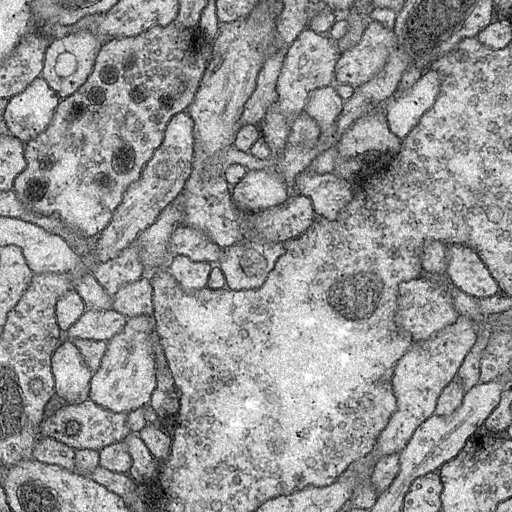
#> input picture data/membrane/original/test/0.png, 512 x 512 px, given in place of 5_original.png, which was not available
$ jupyter execute --allow-errors Morphological_Operations.ipynb   (shell and % lines are left out)
#> lines starting #> are read from the running program, lines starting #| are printed output that depends on the picture; after the words box and inside, x2 and y2 are one past the last pixel; in counts of white or black regions, pixels touching at a corner belong together; pictures that were not available may be replaced by others from this repository, and a replacement may not be noted
### randerr.py
'''
This file contains the necessary functions to find the rand err
between two binarized skeletonized images of the same size.
Simply perform:

err = randerr(first,second)
where first and second are just the images in question.
'''

import numpy as np
from skimage.util import invert
from skimage.measure import label
from skimage.metrics import adapted_rand_error

def labelmake(S):
    inverted = invert(S)

    # Remove the border (1% on each side), which contains disconnects
    s = S.shape[0]
    b = round(s*1/100)
    cropped = inverted[b:s-b,b:s-b]

    label_image = label(cropped, connectivity = 1)
    return label_image

def find_randerr(first,second):
    first_label = labelmake(first)
    second_label = labelmake(second)
    randerr,p,r = adapted_rand_error(image_true=first_label, image_test=second_label, ignore_labels=[0])
    return randerr

### Morphological_Operations.ipynb
[cell 1]
# MOUNTING THE DRIVE
from google.colab import drive
drive.mount('/content/drive', force_remount=True)

# Enter the foldername of the unzipped folder
FOLDERNAME = 'unet-master'
assert FOLDERNAME is not None, "[!] Enter the foldername."

# Now that we've mounted your Drive, this ensures that
# the Python interpreter of the Colab VM can load
# python files from within it.
import sys
sys.path.append('/content/drive/MyDrive/{}'.format(FOLDERNAME))

%cd /content/drive/My\ Drive/$FOLDERNAME

[cell 2]
from skimage import data, io, filters, morphology, color
from skimage.util import invert
from skimage.measure import label
from skimage.color import label2rgb
from skimage.metrics import adapted_rand_error
from skimage.transform import rescale, resize, downscale_local_mean
from scipy.ndimage import convolve
import numpy as np
import matplotlib.image as mpimg
import matplotlib.pyplot as plt
import math
from plantcv import plantcv as pcv

[cell 3]
n = 5
w = 256
test_dir = 'data/morpho_test/'
original = mpimg.imread(f'{test_dir}{n}_original.png')
#> original is the input picture: shape (512, 512) float32; min 0, max 1, mean 0.584
trace =  mpimg.imread(f'{test_dir}{n}_tracing.png')
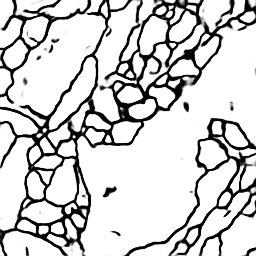
#> input picture data/membrane/original/test/0_predict.png, 256 x 256 px, given in place of 5_tracing.png, which was not available
#> trace is the input picture: shape (256, 256) float32; min 0, max 1, mean 0.816
gen = mpimg.imread(f'{test_dir}{w}_processed.png')

[cell 4]
# Ignore this Cell!

'''
# Clean up the tracing
image = color.rgb2gray(color.rgba2rgb(trace))

thresh = 100/255 #It was already 0-1 scale with pixels at 0.999 smhh
threshold = np.zeros(image.shape)
threshold[image >= thresh] = 1

skeleton = morphology.skeletonize(threshold)
skel = 255 * skeleton
io.imsave(f'{test_dir}{n}_tracing.png', skel.astype('uint8'))
plt.imshow(skel, cmap='gray')
print('The processed tracing should appear below. It will be very very faint')

#np.amax(image)
'''

[cell 5]
# Let's create Trace 256

gen = mpimg.imread(f'{test_dir}{w}_processed.png')
trace = mpimg.imread(f'{test_dir}{n}_tracing.png')

image_resized = resize(trace, (gen.shape[0],gen.shape[1]), anti_aliasing=True)
#Re Thresh Skeletonize
threshold = np.zeros(image_resized.shape)
threshold[image_resized > 0] = 1
skeleton = morphology.skeletonize(threshold)
skel = 255 * skeleton
io.imsave(f'{test_dir}{w}_tracing.png', skel.astype('uint8'))
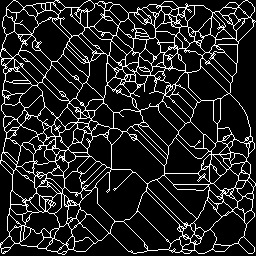
#> saved as 256_tracing.png: shape (256, 256); 13.5% white in thin lines or dots
trace = skel

[cell 6]
#Quickly create a visualization tool:
#original = gen
#new = floater_removed

def chop_view(original,new):
  #The new image is the original with some features cut off. This function
  #will let you view the chopped off features in comparison to the original
  original_rgb = color.gray2rgb(original)

  if np.amax(new) > 1:
    new = new/255
  new_rgb = color.gray2rgb(new)

  chopped = original_rgb - new_rgb
  #Kind of a trashy fix (turn off green and blu channels) but I dont know how to do it better
  chopped[:,:,1]=np.zeros((chopped.shape[0],chopped.shape[1]))
  chopped[:,:,2]=np.zeros((chopped.shape[0],chopped.shape[1]))

  return new_rgb+chopped

#plt.imshow(chop_view(gen,floater_removed))

[cell 7]
#Remove the floaters

# NO NEED to crop the edges this time since we only care bout the boundaries anyways
#The boundary net will be sectioned up into connected branches, and all those shorter than some minimum length minlen will be destroyed

def remove_floaters(im,minlen):
  #Break up net into sections
  label_image = label(gen, connectivity = 2)

  #Count the number of pixels in each section
  unique_elements, counts_elements = np.unique(label_image, return_counts=True)
  #print("Frequency of unique values of the said array:")
  freq = np.asarray((unique_elements, counts_elements))
  #print(freq)

  #Keep ONLY any branches > some floater threshold (minlen) Depends on the image
  #Del_list will store the branches to remove
  del_list = []
  for row in freq.T:
    if row[1] < minlen:
      del_list.append(row[0])
  del_list

  floater_removed = np.copy(label_image)
  #Remove the designated branches
  for del_val in del_list:
    floater_removed[floater_removed == del_val] = 0

  return floater_removed

[cell 8]
floater_removed = remove_floaters(gen,40)
#> in remove_floaters, `label_image = label(gen, connectivity = 2)`:
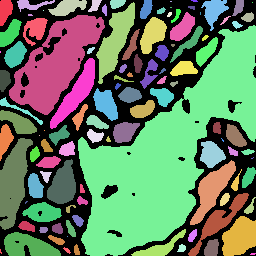
#> label_image: shape (256, 256) int64; 110 distinct labels, from 0 to 109; one colour per label, 0 black
#> in remove_floaters, `unique_elements, counts_elements = np.unique(label_image, return_count..`: unique_elements = 110 values from 0 to 109; counts_elements = 110 values, max 20609 at index 0, min 1 at index 12, mean 595.8
#> the loop in remove_floaters, `for row in freq.T:` made 110 passes
#> row on passes 1 to 12: [0, 20609], [1, 249], [2, 195], [3, 386], [4, 96], [5, 109], [6, 170], [7, 11], [8, 424], [9, 121], [10, 2], [11, 1374]
#> after the loop in remove_floaters, `for row in freq.T:`: del_list = 30 values from 7 to 109
#> the loop in remove_floaters, `for del_val in del_list:` made 30 passes
#> del_val on passes 1 to 12: 7, 10, 12, 14, 16, 18, 19, 21, 23, 25, 33, 36
#> after the loop in remove_floaters, `for del_val in del_list:`:
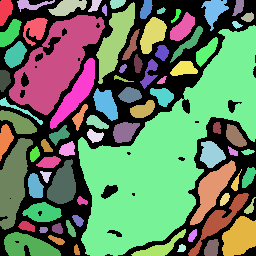
#> floater_removed: shape (256, 256) int64; 80 distinct labels, from 0 to 106; one colour per label, 0 black
plt.imshow(chop_view(gen,floater_removed))
#> in chop_view, `new = new/255`:
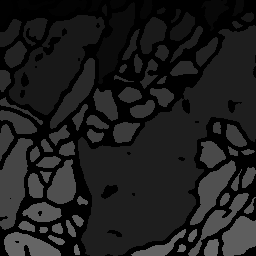
#> new: shape (256, 256) float64; min 0, max 0.416, mean 0.116
#> in chop_view, `chopped[:,:,2]=np.zeros((chopped.shape[0],chopped.shape[1]))`:
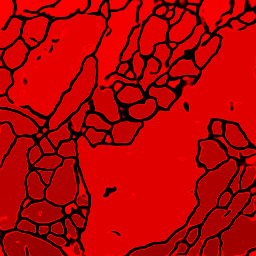
#> chopped: shape (256, 256, 3) float64; mean R, G, B 0.701, 0, 0
#> in chop_view, `return new_rgb+chopped`:
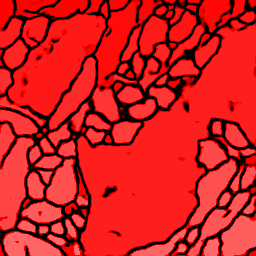
#> returned value: shape (256, 256, 3) float64; mean of channels 0, 1, 2 0.816, 0.116, 0.116; drawn as R, G, B
#It's good!!

[cell 9]
#We are done with labels time to go back to the binary
binarized = np.copy(floater_removed)
binarized[binarized>0.5] = 1
#> binarized: shape (256, 256) int64; values 0 (black) and 1 (white), 67.9% white; 29 black regions (14 under 20 px), largest, box (x1, y1, x2, y2) and area: (0, 0, 256, 256) 16198, (118, 117, 256, 256) 3953, (101, 185, 118, 199) 146
plt.imshow(floater_removed,cmap='gray')

[cell 10]
#Prune away short spurs

# Set global debug behavior to None (default), "print" (to file),
# or "plot" (Jupyter Notebooks or X11)
pcv.params.debug = None

# Remove all spurs below length size
size = 7
#> (the rest of this cell did not finish here and is left out)

[cell 11]
fig, (ax1, ax2, ax3) = plt.subplots(ncols=3,figsize = (15,5))

ax1.imshow(binarized, cmap='gray')
ax1.set_title('Original')
#> (the rest of this cell did not finish here and is left out)

[cell 12]
s = 1/math.sqrt(2)
key = np.array([
                [(-s,-s),(0,-1),(s,-s)],
                [(-1,0),(0,0),(1,0)],
                [(-s,s),(0,1),(s,s)],
              ])
key

#> (a cell that did not finish here is left out)

[cell 14]
#Anisotropic Circle Placement (put it near one end)

#reservoir: singletons, tester

# [52 lines left out: function generate_circles, not called in this run]

#> (the rest of this cell did not finish here and is left out)

#> (a cell that did not finish here is left out)

[cell 16]
#Now, the algorithm to close the gap

#io.imsave(f'{test_dir}pruned_skeleton.png', pruned_skeleton.astype('uint8'))

# [60 lines left out: function close_gaps, not called in this run]

#> (the rest of this cell did not finish here and is left out)

[cell 17]
def labelmake(S):
  inverted = invert(S)

  # Remove the border (1% on each side), which contains disconnects
  b = round(w*1/100)
  cropped = inverted[b:w-b,b:w-b]

  label_image = label(cropped, connectivity = 1)
  return label_image

ground_truth = labelmake(trace)
comparison_unclean = labelmake(gen)
#> in labelmake (call 2), `label_image = label(cropped, connectivity = 1)`:
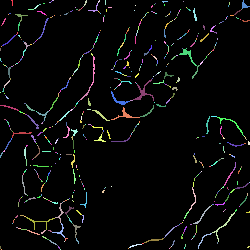
#> label_image: shape (250, 250) int64; 603 distinct labels, from 0 to 602; one colour per label, 0 black
#> (the rest of this cell did not finish here and is left out)

[cell 18]
from randerr import *

#w = trace.shape[0]
randerr = find_randerr(trace,gen)
#> in labelmake, `inverted = invert(S)`: inverted: shape (256, 256) int64; values -256 (black) and -1 (white), 86.5% white; black in thin lines or dots
#> in labelmake, `inverted = invert(S)`: S: shape (256, 256) int64; 13.5% white in thin lines or dots
#> in labelmake, `cropped = inverted[b:s-b,b:s-b]`: cropped: shape (250, 250) int64; values -256 (black) and -1 (white), 86.2% white; black in thin lines or dots
#> in labelmake, `label_image = label(cropped, connectivity = 1)`:
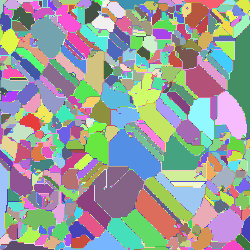
#> label_image: shape (250, 250) int64; 3867 distinct labels, from 1 to 3867; one colour per label, 0 black
#> in find_randerr, `randerr,p,r = adapted_rand_error(image_true=first_label, image_test=se..`: randerr = 0.988; p = 0.929; r = 0.00623
#> randerr = 0.988

[cell 19]
'''
This file contains the necessary functions to find the rand err
between two binarized skeletonized images of the same size.
Simply perform:

err = randerr(first,second)
where first and second are just the images in question.
'''

import numpy as np
from skimage.util import invert
from skimage.measure import label
from skimage.metrics import adapted_rand_error

def labelmake(S):
    inverted = invert(S)

    # Remove the border (1% on each side), which contains disconnects
    s = S.shape[0]
    b = round(s*1/100)
    cropped = inverted[b:s-b,b:s-b]

    label_image = label(cropped, connectivity = 1)
    return label_image

def find_randerr(first,second):
    first_label = labelmake(first)
    second_label = labelmake(second)
    randerr,p,r = adapted_rand_error(image_true=first, image_test=second, ignore_labels=[0])
    return randerr

#> (a cell that did not finish here is left out)

[cell 21]
fig, (ax1, ax2) = plt.subplots(ncols=2,figsize = (15,5))

ax1.imshow(gen, cmap='gray')
ax1.set_title('Original')
#> (the rest of this cell did not finish here and is left out)

[cell 22]
from scipy import ndimage as ndi
import matplotlib.pyplot as plt

from skimage.morphology import disk
from skimage.segmentation import watershed
from skimage import data
from skimage.filters import rank
from skimage.util import img_as_ubyte

# denoise image
image = (floater_removed == 0)

#denoised = rank.median(image, disk(2))
denoised = image

# find continuous region (low gradient -
# where less than 10 for this image) --> markers
# disk(5) is used here to get a more smooth image
#> (the rest of this cell did not finish here and is left out)

[cell 23]
from skimage.segmentation import find_boundaries
#> (the rest of this cell did not finish here and is left out)

[cell 24]
fig, (ax1, ax2) = plt.subplots(ncols=2,figsize = (15,5))

ax1.imshow(gen, cmap='gray')
ax1.set_title('Post-Processed Gen')
#> (the rest of this cell did not finish here and is left out)

[cell 25]
original_small = resize(original, (w, w), anti_aliasing=True)
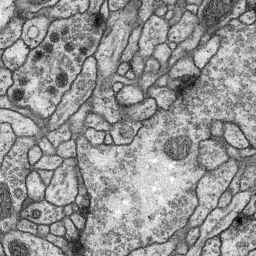
#> original_small: shape (256, 256) float32; min 0.00585, max 1, mean 0.584
fig, (ax1, ax2, ax3,ax4) = plt.subplots(ncols=4,figsize = (20,5))

ax1.imshow(gen, cmap='gray')
#> (the rest of this cell did not finish here and is left out)
